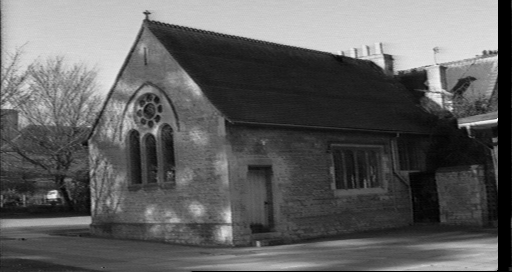
#> input picture chapel1.png, 512 x 272 px
$ python Task4.3.py   (Python 2 division)
#> lines starting #> are read from the running program, lines starting #| are printed output that depends on the picture; after the words box and inside, x2 and y2 are one past the last pixel; in counts of white or black regions, pixels touching at a corner belong together
import numpy as np
import cv2
import matplotlib.pyplot as plt
from sklearn.preprocessing import normalize

img1 = cv2.imread('chapel1.png', 0)
#> img1 is the input picture: shape (272, 512); min 0, max 245, mean 96.2
img2 = cv2.imread('chapel2.png', 0)
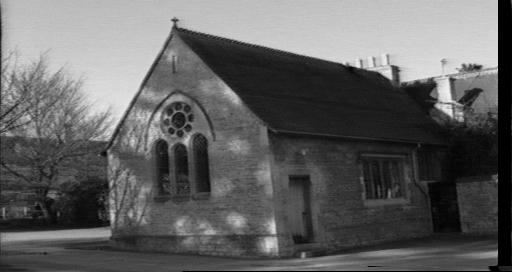
#> input picture chapel2.png, 512 x 272 px
#> img2 is the input picture: shape (272, 512); min 0, max 241, mean 97.9

orb = cv2.ORB_create()
kp1, des1 = orb.detectAndCompute(img1,None)             # interest points for img1   (4.3.a)
#> kp1 = 479 keypoints; strongest (x, y, size): (468, 126, 31), (54, 194, 53.6), (423, 73, 64.3), (55, 196, 44.6)
kp2, des2 = orb.detectAndCompute(img2,None)             # for img2
#> kp2 = 485 keypoints; strongest (x, y, size): (430, 80, 77.1), (396, 67, 53.6), (389, 76, 53.6), (358, 66, 31)

bf = cv2.BFMatcher()
matches = bf.knnMatch(des1,des2, k=2)                   # match interest points
#> matches = 479 matches

matDist = []                                            # sort by dist
for n, (match1, match2) in enumerate(matches):
    matDist.append([match1.queryIdx, match1.trainIdx, match1.distance])
#> after the loop, matDist = 479 items, first 6: [0, 79, 231.7], [1, 14, 216.8], [2, 142, 318.4], [3, 2, 281.8], [4, 16, 230.2], [5, 24, 268.2]
matDist = sorted(matDist, key=lambda tup: tup[2])
#> matDist = 479 items, first 6: [242, 122, 64.02], [308, 296, 70.24], [159, 122, 78.48], [212, 223, 108.5], [284, 299, 117.4], [41, 5, 125]

def isSeparated(m):                                     # find points well-separated from other points selected already
    for l in sel:
        x1, y1 = kp1[matDist[m][0]].pt
        x2, y2 = kp1[matDist[l][0]].pt
        if (x1-x2)**2 + (y1-y2)**2 < 1600:  # 40**2     # eucledean distof 40 pixels
            return False
    return True

sel = []
outliers = []
src = np.zeros((8,2)).astype(int)
dst = np.zeros((8,2)).astype(int)
A89 = np.zeros((8,9))                                    # 8x9 matrix for fundamental matrix F
row = 0
for n in range(len(matDist)):                            # select 8 points separated by distance
    if row >= 8:
        for m in range(n+1, len(matDist)):               # not selected -> outliers
            x1, y1 = kp1[matDist[m][0]].pt
            outliers.append([int(x1), int(y1)])
        break
    if isSeparated(n):
        sel.append(n)
        x1, y1 = kp1[matDist[n][0]].pt
        x2, y2 = kp2[matDist[n][1]].pt
        src[row] = [int(x1), int(y1)]
        dst[row] = [int(x2), int(y2)]
        A89[row] = [x2*x1, x2*y1, x2, y2*x1, y2*y1, y2, x1, y1, 1]    # row of A89 matrix
        row +=1
#> this loop made 67 passes
#> (x1, y1, x2, y2) on passes 1, 4, 11, 14, 21, 30, 45, 66: (440.6, 103.7, 451.2, 115.2), (385.9, 54.72, 393.1, 66.24), (149.8, 133.9, 179.7, 143.4), (229.2, 220.8, 273.6, 231.6), (265.8, 167.2, 304.6, 176.2), (197, 91.24, 236.4, 99.53), (122.7, 102, 147.2, 112), (221, 155.3, 262.8, 164.2)
#> after the loop, dst = [[451, 115], [393, 66], [179, 143], [273, 231], [304, 176], [236, 99], [147, 111], [262, 164]]; outliers = 412 pairs, first value 32 to 480, second value 44 to 227; row = 8; sel = [0, 3, 10, 13, 20, 29, 44, 65]; src = [[440, 103], [385, 54], [149, 133], [229, 220], [265, 167], [196, 91], [122, 101], [220, 155]]

tol = 0.000001
U, s, V = np.linalg.svd(A89)
#> s = [313802, 91418.8, 8979.6, 1226.4, 184.8, 18.37, 4.16, 0.701]
rank = (s > tol*s[0]).sum()
#> rank = 8
fmat = V[rank:].T.copy()                                     # null vector of A89xfmat = [0]
#> fmat = [6.15e-06, 4.73e-05, -0.0073, -5.14e-05, 6.51e-06, -0.0528, 0.00499, 0.0509, 0.997]
F = normalize(fmat[:,0].reshape(3,3), axis=0, norm='l2')     # normalized     (4.3.b.II)
#> F = [[0.00123, 0.00093, -0.00731], [-0.0103, 0.000128, -0.0528], [1, 1, 0.999]]
print F
#| [[ 1.23358107e-03  9.30199939e-04 -7.31237347e-03]
#|  [-1.03017956e-02  1.28043716e-04 -5.28453701e-02]
#|  [ 9.99946174e-01  9.99999559e-01  9.98575934e-01]]

rgb1 = cv2.cvtColor(img1,cv2.COLOR_GRAY2RGB)
for outlier in outliers:
    cv2.circle(rgb1, tuple(outlier), 2, (0,255,0), -1)  # draw outliers with green dots on img1 (4.3.b.III)
#> this loop made 412 passes
#> outlier on passes 1 to 3: [426, 66], [229, 212], [441, 106]
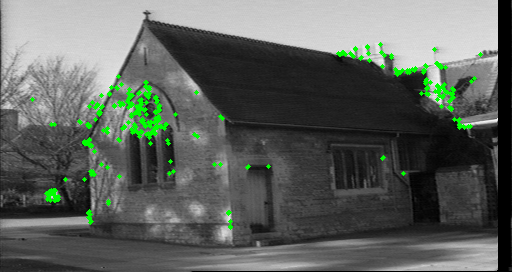
#> rgb1: shape (272, 512, 3); 2.2% of pixels changed, all inside (x1, y1, x2, y2) = (30, 42, 483, 230)
plt.imshow(rgb1)
plt.show()

N, M = img1.shape
#> N = 272; M = 512
img3 = np.hstack((img1,img2))
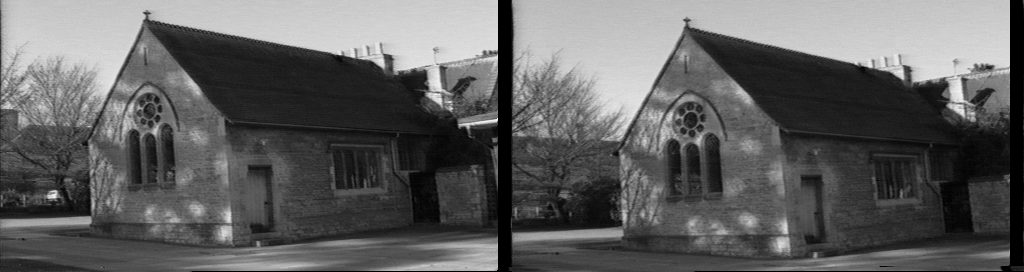
#> img3: shape (272, 1024); min 0, max 245, mean 97
rgb3 = cv2.cvtColor(img3,cv2.COLOR_GRAY2RGB)
for n in range(7):                                      # 7 sets of matching points
    cv2.circle(rgb3, tuple(src[n]), 5, (0,255,0))
    cv2.circle(rgb3, tuple((dst[n][0]+M,dst[n][1])), 5, (0,255,0))
    cv2.line(rgb3, tuple(src[n]), tuple((dst[n][0]+M,dst[n][1])), (255,0,0), 1)
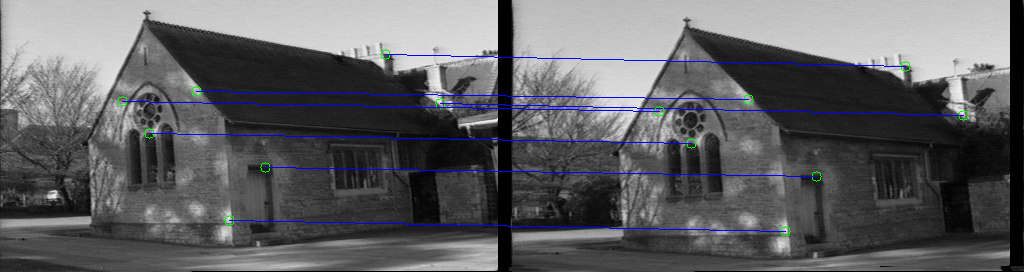
#> rgb3: shape (272, 1024, 3); mean B, G, R 99.2, 96.1, 95.8

plt.imshow(rgb3)
plt.show()
